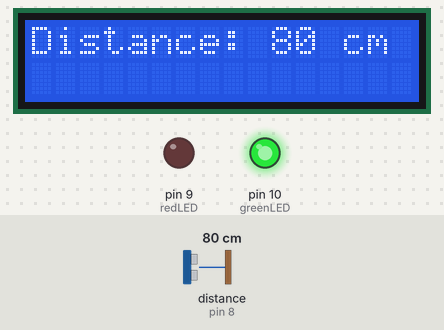
This sketch was run on a simulated Arduino Uno, built with avr-gcc and run on an emulated ATmega328P. On the bench: 16×2 character LCD, output pins drawn as LEDs (lit = HIGH). Wiring (inferred from the names in the program): ultrasonic range finder: trigger pin 7; echo pin 8. Dashed ring = blinking. The test bench sets the inputs (shaded band); at power-on: distance to the obstacle (sensor on pin 8) 80 cm. The echo pulse lasts 58.3 µs per cm; pins used as bus, display or sensor lines are not drawn; what the sketch prints to the serial monitor is not drawn.

Above: at 1.2 s.
1.3 s: distance to the obstacle (sensor on pin 8) set to 13 cm
At 2.1 s:
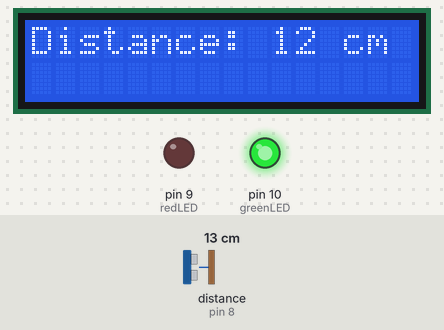
2.8 s: distance to the obstacle (sensor on pin 8) set to 10 cm
At 3.05 s:
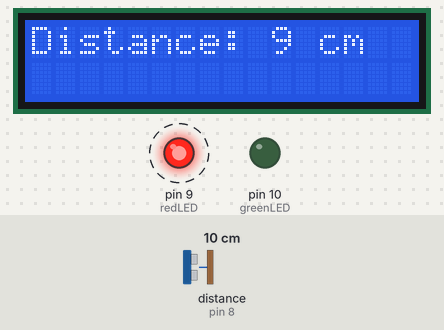
5.8 s: distance to the obstacle (sensor on pin 8) set to 2 cm
At 6.68 s:
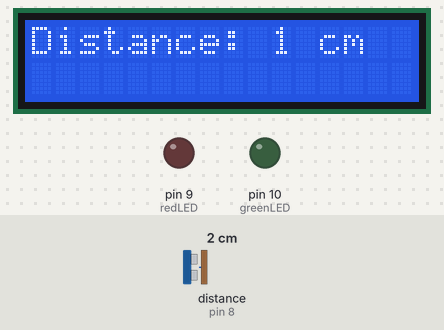
8.0 s: distance to the obstacle (sensor on pin 8) set to 18 cm
At 9.2 s:
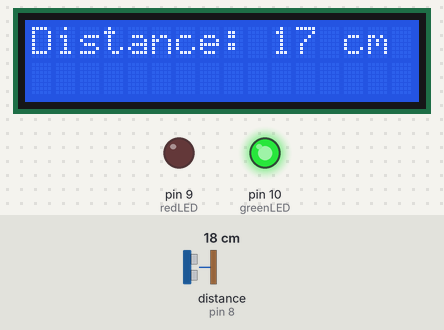
Timing chart, 0 to 10.6 s (numbered marks = the images above; inputs shaded):
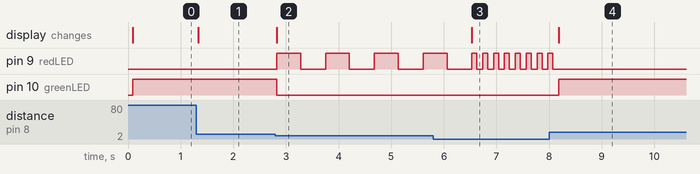

Measured:
- the behaviour switches between 12 and 11 cm on distance to the obstacle (sensor on pin 8) (found by bisection; images 1 and 2)
- after the input at 1.3 s, the display: changes at once (image 1)
- after the input at 2.8 s, pin 9 (redLED): alternates HIGH for 0.46 s and LOW for 0.47 s, starting at once; pin 10 (greenLED): HIGH → LOW at once; the display: changes at once (image 2)
- after the input at 5.8 s, the display: changes after 0.73 s (image 3)
- after the input at 8.0 s, pin 9 (redLED): goes on until 8.1 s, then stays LOW; pin 10 (greenLED): LOW → HIGH after 0.19 s; the display: changes after 0.19 s (image 4)

The sketch:

Distance_measure.ino
```cpp
/*Sensor:
  VCC 5V
  GND GND
  TRIG A7
  ECHO A8

LCD Screen:
  VCC 5V
  GND GND
  SDA A4
  SCL A5
*/


const int trigPin = 7;
const int echoPin = 8;
const int redLED = 9;
const int greenLED = 10;

#include <Wire.h>
#include <LiquidCrystal_I2C.h>

LiquidCrystal_I2C lcd(0x27, 16, 2);

void setup() {
  lcd.begin();
  lcd.backlight();
  Serial.begin(9600);

  pinMode(trigPin, OUTPUT);
  pinMode(echoPin, INPUT);
  pinMode(redLED, OUTPUT);
  pinMode(greenLED, OUTPUT);
}

void loop() {
  long duration, cm;

  // Send the ultrasonic pulse
  digitalWrite(trigPin, LOW);
  delayMicroseconds(2);
  digitalWrite(trigPin, HIGH);
  delayMicroseconds(10);
  digitalWrite(trigPin, LOW);

  // Read the echo time
  duration = pulseIn(echoPin, HIGH);

  // Convert to cm
  cm = duration / 29 / 2;

  // Print to Serial Monitor
  Serial.print("Distance: ");
  Serial.print(cm);
  Serial.println(" cm");

  // Update LCD
  lcd.setCursor(0, 0);
  lcd.print("Distance: ");
  lcd.print(cm);
  lcd.print(" cm  ");

  // LED Logic
  if (cm > 10) {
    // Safe distance -> Green LED ON, Red LED OFF
    digitalWrite(greenLED, HIGH);
    digitalWrite(redLED, LOW);
  } else {
    // Close distance -> Green LED OFF, Red LED Blinking Faster
    digitalWrite(greenLED, LOW);

    int blinkSpeed = map(cm, 0, 10, 50, 500); // Closer = Faster blinking
    digitalWrite(redLED, HIGH);
    delay(blinkSpeed);
    digitalWrite(redLED, LOW);
    delay(blinkSpeed);
  }
}
```
